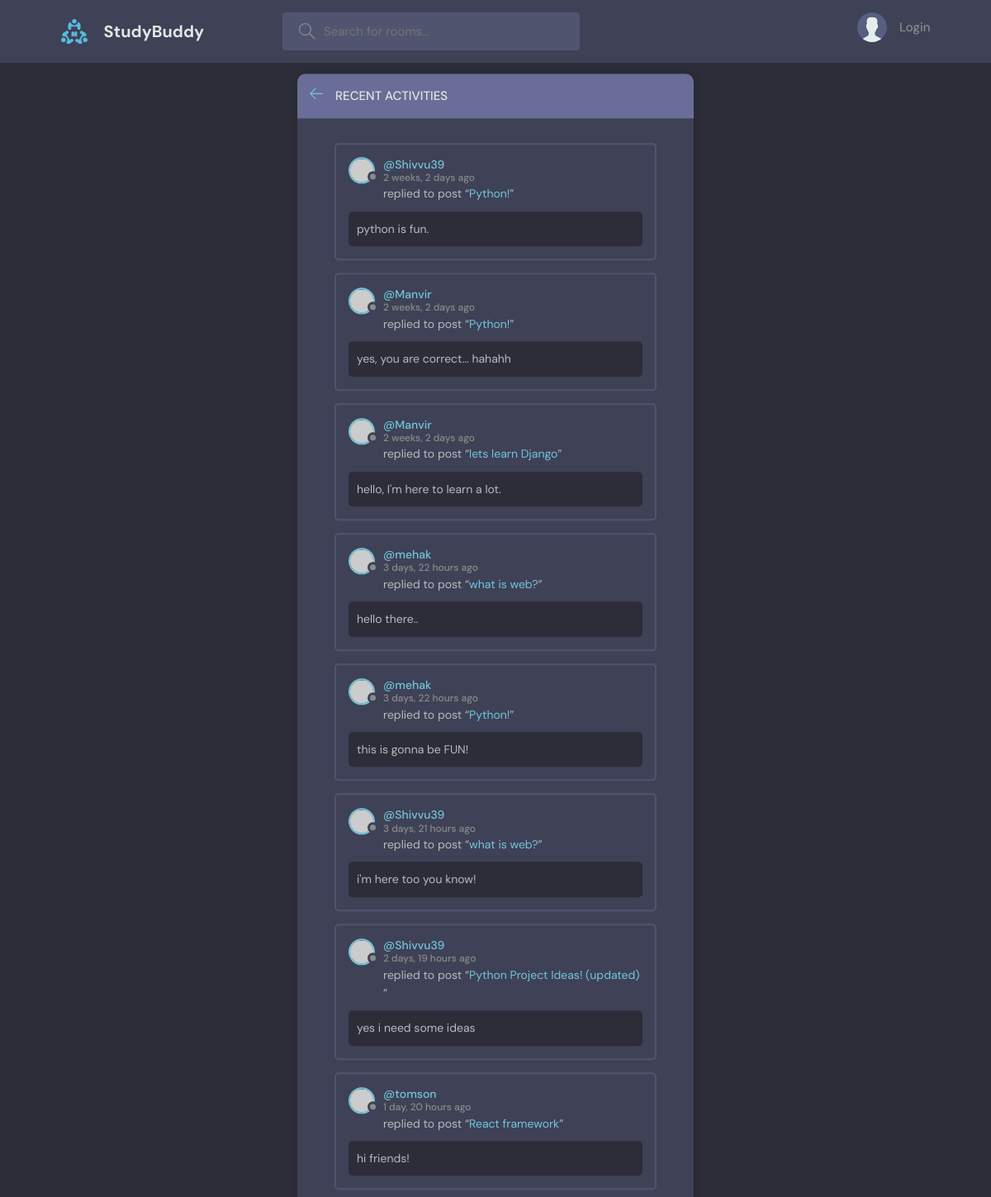
/activity-page/, run on the app's committed database.
### base/models.py (models this page shows, shortened)
class Message(models.Model):
    user = models.ForeignKey(User, on_delete=models.CASCADE)
    room = models.ForeignKey(Room, on_delete=models.CASCADE)
    body = models.TextField()
    updated = models.DateTimeField(auto_now=True)
    created = models.DateTimeField(auto_now_add=True)
    def __str__(self):
        return self.body[:50]

class Room(models.Model):
    host = models.ForeignKey(User, on_delete=models.SET_NULL, null=True)
    topic = models.ForeignKey(Topic, on_delete=models.SET_NULL, null=True)
    name = models.CharField(max_length=200)
    description = models.TextField(null=True, blank=True)
    participants = models.ManyToManyField(User, related_name='participants', blank=True)
    updated = models.DateTimeField(auto_now=True)
    created = models.DateTimeField(auto_now_add=True)
    class Meta:
        ordering = ['-updated', '-created']
        """ updated/ -updated
            by thr time it is updated, -updated means in descending order

            created/ -created
            by the time it is created , -created is in descending order

            the order of items is the priority of the order."""

### base/views.py (the view)
# urls.py: path('activity-page/', views.activityPage, name='activity-page')
def activityPage(request):
    q = request.GET.get('q')
    if q == None:
        q=''
    roomMessages = Message.objects.filter(Q(room__name__icontains=q))
    return render(request, 'base/activity.html', {'roomMessages':roomMessages})

### base/templates/base/activity.html (shortened to what this page needs)
{% extends "main.html" %} {% block content %}
<main class="layout">
    <div class="container">
        <div class="layout__box">
            <div class="layout__boxHeader">
                <div class="layout__boxTitle">
                    <a href="{% url 'home' %}">
                        <svg
                            version="1.1"
                            xmlns="http://www.w3.org/2000/svg"
                            width="32"
                            height="32"
                            viewBox="0 0 32 32"
                        >
                            <title>arrow-left</title>
                            <path
                                d="M13.723 2.286l-13.723 13.714 13.719 13.714 1.616-1.611-10.96-10.96h27.625v-2.286h-27.625l10.965-10.965-1.616-1.607z"
                            ></path>
                        </svg>
                    </a>
                    <h3>Recent Activities</h3>
                </div>
            </div>
            <div class="activities-page layout__body">
                {% for message in roomMessages %}
                <div class="activities__box">
                    <div class="activities__boxHeader roomListRoom__header">
                        <a
                            href="{% url 'user-profile' message.user.id %}"
                            class="roomListRoom__author"
                        >
                            <div class="avatar avatar--small">
                                <img
                                    src="https://randomuser.me/api/portraits/women/11.jpg"
                                />
                            </div>
                            <p>
                                @{{message.user.username}}
                                <span>{{message.created|timesince}} ago</span>
                            </p>
                        </a>
                    </div>
                    <div class="activities__boxContent">
                        <p>
                            replied to post “<a
                                href="{% url 'room' message.room.id %}"
                            >
                                {{message.room.name}} </a
                            >”
                        </p>
                        <div class="activities__boxRoomContent">
                            {{message}}
                        </div>
                    </div>
                </div>
                {% endfor %}
            </div>
        </div>
    </div>
</main>
{% endblock content %}

### static/styles/style.css (style rules this page uses)
:root { --color-main: #71c6dd; --color-main-light: #e1f6fb; --color-dark: #3f4156; --color-dark-medium: #51546e; --color-dark-light: #696d97; --color-light: #e5e5e5; --color-gray: #8b8b8b; --color-light-gray: #b2bdbd; --color-bg: #2d2d39; --color-success: #5dd693; --color-error: #fc4b0b; }
* { font-family: "DM Sans", -apple-system, BlinkMacSystemFont, "Segoe UI", Roboto, Oxygen, Ubuntu, Cantarell, "Open Sans", "Helvetica Neue", sans-serif; margin: 0; padding: 0; box-sizing: border-box; text-rendering: optimizeLegibility; font-size: inherit; }
html { font-size: 56.25%; }
@media only screen and (min-width: 1200px) { html { font-size: 62.5%; } }
body { line-height: 1.6; font-weight: 400; font-size: 1.5rem; color: var(--color-light-gray); background-color: var(--color-bg); min-height: 100vh; }
img { width: 100%; }
a { display: inline-block; color: var(--color-main); text-decoration: none; }
.container { max-width: 120rem; width: 90%; margin: auto; }
.avatar { position: relative; display: inline-block; border-radius: 50%; border: 2px solid var(--color-main); }
.avatar img { display: block; border-radius: 50%; object-fit: cover; object-position: center; }
.avatar::after { content: ""; display: block; position: absolute; background-color: var(--color-gray); z-index: 111; border-radius: 50%; border: 0.3rem solid var(--color-dark); }
.avatar.avatar--small img { width: 2.8rem; height: 2.8rem; }
.avatar.avatar--small:after { width: 0.7rem; height: 0.7rem; bottom: 0px; right: -6px; }
.layout { margin-top: 2.4rem; }
.layout > .container { display: flex; justify-content: space-between; align-items: flex-start; }
.layout__box { width: 90%; max-width: 48rem; min-height: 40rem; position: absolute; top: 50%; left: 50%; transform: translate(-50%, -46%); background-color: var(--color-dark); border-radius: 1rem; box-shadow: 1px 1px 6px 3px rgba(0, 0, 0, 0.1); overflow: hidden; }
.layout__boxHeader { display: flex; padding: 1.5rem; background-color: var(--color-dark-light); }
.layout__boxTitle { display: flex; gap: 1.5rem; align-items: center; }
.layout__boxTitle h3 { text-transform: uppercase; font-weight: 500; color: var(--color-light); }
.layout__boxTitle svg { width: 1.6rem; height: 1.6rem; fill: var(--color-main); }
.layout__body { margin: 3rem; }
.roomListRoom__header { display: flex; justify-content: space-between; align-items: center; }
.roomListRoom__author { font-weight: 500; display: flex; align-items: center; gap: 1rem; }
.activities__box { margin: 1.5rem; padding: 1.5rem; border: 2px solid var(--color-dark-medium); border-radius: 5px; }
.activities__boxHeader p { font-size: 1.4rem; line-height: 1.3; }
.activities__boxHeader p span { color: var(--color-gray); font-size: 1.2rem; display: block; }
.activities__boxContent { margin-left: 4.2rem; }
.activities__boxContent { font-size: 1.4rem; }
.activities__boxRoomContent { background: var(--color-bg); padding: 1rem; border-radius: 5px; margin-top: 1rem; margin-left: -4.2rem; }

### data on the page
Message: user.username "Shivvu39", created "2 weeks, 2 days", room.name "Python!", body "python is fun."
Message: user.username "Manvir", created "2 weeks, 2 days", room.name "Python!", body "yes, you are correct... hahahh"
Message: user.username "Manvir", created "2 weeks, 2 days", room.name "lets learn Django", body "hello, I'm here to learn a lot."
Message: user.username "mehak", created "3 days, 22 hours", room.name "what is web?", body "hello there.."
Message: user.username "mehak", created "3 days, 22 hours", room.name "Python!", body "this is gonna be FUN!"
Message: user.username "Shivvu39", created "3 days, 21 hours", room.name "what is web?", body "i'm here too you know!"
Message: user.username "Shivvu39", created "2 days, 19 hours", room.name "Python Project Ideas! (updated)", body "yes i need some ideas"
Message: user.username "tomson", created "1 day, 20 hours", room.name "React framework", body "hi friends!"
